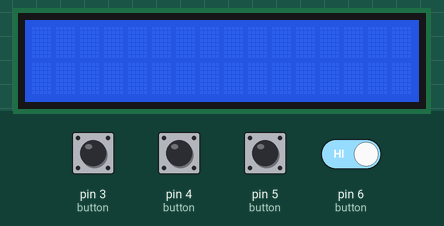
This sketch was run on a simulated Arduino Uno, built for the host (arithmetic inside an expression is 32-bit, double 64-bit). On the bench: 16×2 character LCD. The inputs (shaded band) are chosen by the test bench; at power-on: pin 3 (button), pin 4 (button), pin 5 (button), pin 6 (button) HIGH. What the sketch prints to the serial monitor is not drawn.

Above: at 1.3 s.
1.4 s: pin 3 (button) pulled LOW for 0.15 s
At 2.0 s:
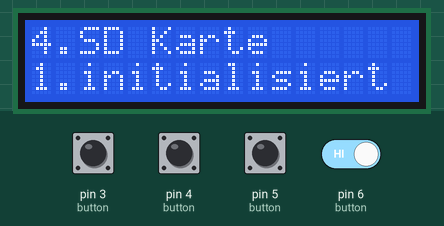
3.0 s: pin 5 (button) pulled LOW for 0.15 s
At 4.2 s:
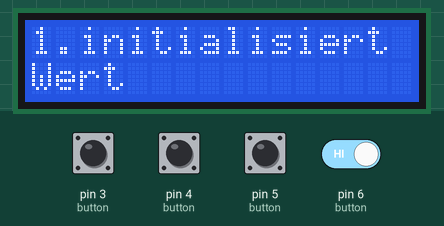
4.6 s: pin 5 (button) pulled LOW for 1 s
At 5.9 s:
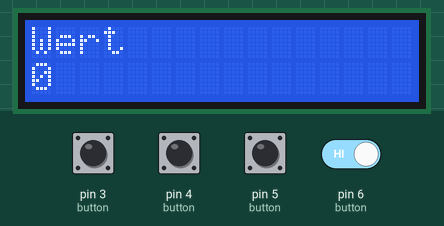
7.1 s: pin 5 (button) driven LOW and pin 6 (button) driven LOW
At 8.1 s:
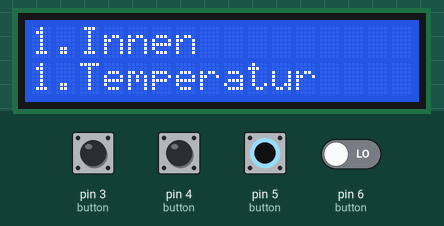
9.1 s: pin 3 (button) pulled LOW for 1 s
At 10.0 s:
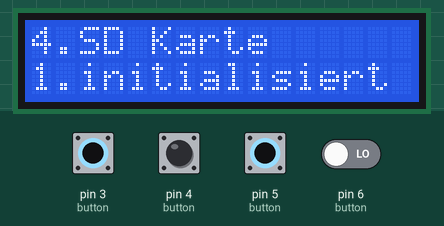
11.6 s: pin 3 (button) pulled LOW for 0.15 s
At 13.0 s:
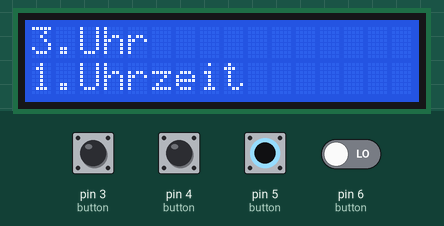
Timing chart, 0 to 14.2 s (numbered marks = the images above; inputs shaded):
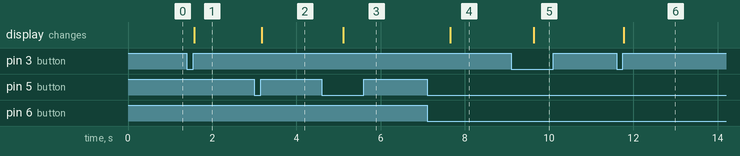

Measured:
- after the input at 1.4 s, the display: changes after 0.18 s (image 1)
- after the input at 3.0 s, the display: changes after 0.17 s (image 2)
- after the input at 4.6 s, the display: changes after 0.51 s (image 3)
- after the input at 7.1 s, the display: changes after 0.55 s (image 4)
- after the input at 9.1 s, the display: changes after 0.53 s (image 5)
- after the input at 11.6 s, the display: changes after 0.17 s (image 6)

The sketch:

i2c-lcd-menue2.ino
```cpp
#include <Wire.h>
#include <LiquidCrystal_I2C.h>

LiquidCrystal_I2C lcd(0x27, 16, 2); // set the LCD address to 0x20 for a 16 chars and 2 line display


#define links 3
#define hoch 4    //hoch
#define runter 5
#define rechts 6  //rechts

const int numberButtons = 4;
int button[numberButtons] = {links, hoch, runter, rechts};
int lastButtonState[numberButtons];
bool buttonActive[numberButtons];
unsigned long lastDebounceTime[numberButtons];

int debounceDelay = 25;
int longPressDelay = 500;

void buttonSetup() {
  for (int x = 0; x < numberButtons; x++)
  {
    lastButtonState[x] = HIGH;
    buttonActive[x] = false;
    lastDebounceTime[x] = 0;
    // buttonState[x]=HIGH;
    pinMode(button[x], INPUT_PULLUP);

  }
}

//unsigned int anzahlMenue0 = 4;
#define anzahlMenue0 4
unsigned int anzahlSubMenue [anzahlMenue0 + 1] = {0, 3, 3, 2, 1}; //Anzahl der Submenues pro Menue. 0 ist nur ein Platzhalter
unsigned int anzahlPos = 3;
unsigned int wert [10] = {}; //Wert der im Submenue angezeigt wird oder änderbar ist... Anzahl der Spalten ergibt sich aus der Summe der Submenues.
unsigned int menue0 = 1;   //Hauptmenü
unsigned int submenue = 1; //Untermenü
unsigned int pos = 1;      //aktuelle Positon im Menü. Je nach Wert wird das Menü,Submenü oder der Wert durch die Cursor bearbeitet.

//Ob ein Wert geändert werden darf oder nicht
//const static unsigned int  subMenueRW [][3]PROGMEM = {
unsigned int subMenueRW[][3] = {
  {1, 1, 1},
  {1, 1, 1},
  {0, 0, 0},
  {0, 0, 0}
};

unsigned int subMenueWerte[4][3] = {
  {10, 11, 12},
  {20, 21, 22},
  {0, 0, 0},
  {0, 0, 0}
};

//Funktions-Prototyp damit der compiler die Funktion schon mal kennt. Vor dem Benutzen
void screen0() ;
int buttonHandler(int number) ;
void screen();
void screen2();
void screenMenue0();
void screenSubMenue();
void screenWert();


void setup() {
  Serial.begin(19200);
  lcd.init();                      // initialize the lcd
  lcd.begin(16, 2);
  buttonSetup();
  //screen0();
}


unsigned long pause = 1000;
unsigned long lastMillis;

void loop() {
  unsigned long aktuelleMillis = millis();

  if (aktuelleMillis - lastMillis >= pause ) {
    lastMillis = aktuelleMillis;

  }
  menues();

}


// menues dient dazu die Anzahl von Menuepunkte zu verwalten bzw. die Navigation mit Buttons in den Menüs zu organisieren. Die Screens habe eine eigen Funktion.
void menues() {
  for (int x = 0; x < numberButtons; x++) {
    int state = buttonHandler(x);
    if (state != 0) {
      /*
          Serial.print("Nr:");
        Serial.print(button[x]);
        Serial.print(" ist=");
        Serial.print(buttonActive[x]);
        Serial.print(" state=");
        Serial.println(state);
      */
      //Steuert durch die Ebende 1 Menue0 2 subMenue 3 Werte
      if (button[x] == runter) {
        pos++;
        if (pos < 1) {
          pos = anzahlPos;
        }
        if (pos > anzahlPos) {
          pos = 1;
        }
        Serial.print("Pos=");
        Serial.println(pos);
      }

      if (pos == 1) {
        if (button[x] == links) {
          Serial.print("coursor L ");
          menue0--;
          if (menue0 < 1) {
            menue0 = anzahlMenue0;
          }
          Serial.println(menue0);
        }

        if (button[x] == rechts) {
          Serial.print("coursor R ");
          menue0++;
          if (menue0 > anzahlMenue0) {
            menue0 = 1;
          }
          Serial.println(menue0);
        }
        screenMenue0();
      }

      if (pos == 2) {
        if (button[x] == links) {
          Serial.print("submenue L ");
          submenue--;
          if (submenue < 1) {
            submenue = anzahlSubMenue[menue0];
          }
          Serial.println(submenue);
        }

        if (button[x] == rechts) {
          Serial.print("submenue R ");
          submenue++;
          if (submenue > anzahlSubMenue[menue0]) {
            submenue = 1;
          }
          Serial.println(submenue);
        }
        screenSubMenue();
      }
      if (pos == 3) {
          if (button[x] == links) {
          if (subMenueRW[menue0 - 1][submenue - 1] == 1) {
            subMenueWerte[menue0 - 1][submenue - 1] --;
            Serial.print("Wert--");
            Serial.println(subMenueWerte[menue0 - 1][submenue - 1]);
          }
        }

        if (button[x] == rechts) {
          if (subMenueRW[menue0 - 1][submenue - 1] == 1) {
            subMenueWerte[menue0 - 1][submenue - 1] ++;
            Serial.print("Wert++");
            Serial.println(subMenueWerte[menue0 - 1][submenue - 1]);
          }
        }
        screenWert();
      }
    }
  }
}

int buttonHandler(int number)
{
  //Handle presses for each button
  int reading = digitalRead(button[number]);

  //Check if button state has changed since last check
  if (reading != lastButtonState[number])
  {
    if (reading == HIGH && !buttonActive[number])
    {
      lastButtonState[number] = reading;

      //Return 0 (not pressed)
      return 0;
    }

    //if reading is high (open)
    if (reading == HIGH && buttonActive[number])
    {
      if (millis() - lastDebounceTime[number] > debounceDelay)
      {
        lastButtonState[number] = reading;

        buttonActive[number] = true;

        //Return 1 (short press)
        return 1;
      }

      lastButtonState[number] = reading;

      buttonActive[number] = false;

      //Return 0 (not pressed)
      return 0;
    }

    //if reading is low (closed)
    else if (reading == LOW)
    {
      if (!buttonActive[number])
      {
        //Start debounce timer
        lastDebounceTime[number] = millis();

        lastButtonState[number] = reading;

        buttonActive[number] = true;

        //Return 0 (not pressed)
        return 0;
      }
      //Return 0 (not pressed)
      return 0;
    }
  }

  //Check if reading still high (open)
  if (reading == HIGH)
  {
    lastButtonState[number] = reading;
    buttonActive[number] = false;

    //Return 0 (not pressed)
    return 0;
  }


  if (reading == LOW)
  {
    //Check if button pressed for long enough to register as long press
    if (millis() - lastDebounceTime[number] > longPressDelay && buttonActive[number])
    {
      lastButtonState[number] = reading;

      buttonActive[number] = false;

      //Return 2 (long press)
      return 2;
    }
    else
      //Return 0 (not pressed)
      return 0;
  }
}
```

screens.ino
```cpp
void screen0() {    // Jedes Menü hat einen Screen
  lcd.clear();
  lcd.print(F("Am Amfang"));
}

/*
  x=menue0
  string nrmenue[x]

  y=submenue
*/

const String PROGMEM menue0char[4]  = {"Innen", "Aussen", "Uhr", "SD Karte"};

//zeilen dann spalten
/*const  PROGMEM  char subMenue[][3]  = {
  {'Temperatur', 'Relative Feuchte', 'anspolute Feuchte'},
  {'Temperatur', 'Relative Feuchte', 'anspolute Feuchte'},
  {'Uhrzeit', 'Datum', ' ' },
  {'initialisiert', 'speicher', ' '}
  };
*/

const String PROGMEM subMenue[][3]  = {
  {"Temperatur", "Relative Feuchte", "anspolute Feuchte"},
  {"Temperatur", "Relative Feuchte", "anspolute Feuchte"},
  {"Uhrzeit", "Datum", " " },
  {"initialisiert", "speicher", " "}
};


//const String PROGMEM
const String PROGMEM  test[][4] = {
  {"Das 1", "Dann 2", "oder 3", "doch 4"},
  {"nr 1", "nr 2", "nnr 3", "rrnn 4"}
};

void screen2() {
  lcd.clear();
  lcd.home();
  lcd.print(menue0);
  lcd.print(". ");
  lcd.print(test[1][menue0 - 1]);
}

void screenMenue0() {
  lcd.clear();
  lcd.setCursor(0, 0);
  lcd.print(menue0);
  lcd.print(".");
  lcd.print(menue0char[menue0 - 1]);
  lcd.setCursor(0, 1);
  lcd.print(submenue);
  lcd.print(".");
  lcd.print(subMenue[menue0 - 1][submenue - 1]);
}

void screenSubMenue() {
  lcd.clear();
  lcd.setCursor(0, 0);
  lcd.print(submenue);
  lcd.print(".");
  lcd.print(subMenue[menue0 - 1][submenue - 1]);
  lcd.setCursor(0, 1);
  lcd.print("Wert");
}

void screenWert() {
  lcd.clear();
  lcd.setCursor(0, 0);
  lcd.print("Wert");
  lcd.setCursor(0, 1);
  lcd.print(subMenueWerte[menue0 - 1][submenue - 1]);

}
```
